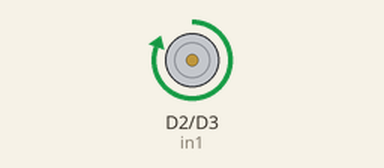
Bench run of a sketch on a simulated ESP8266 (NodeMCU). On the bench: motor-driver pin pairs drawn as motors (green arrow = first pin HIGH = forward, orange = second pin HIGH = backward, longer = more drive, scaled by the enable pin).

Above: at 1.0 s.
At 2.5 s:
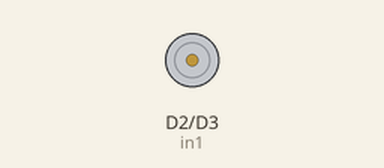
At 4.0 s:
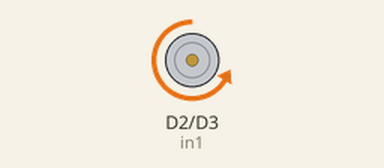
Timing chart, 0 to 7.8 s (numbered marks = the images above):
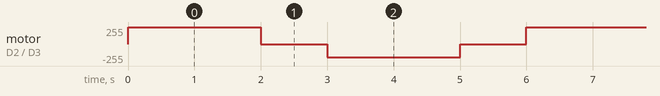

The sketch:

motoresp.ino
```cpp
#define enA D1   // Pino de habilitação do motor A
#define in1 D2   // Pino de controle 1 do motor A
#define in2 D3   // Pino de controle 2 do motor A

void setup() {
  pinMode(enA, OUTPUT);
  pinMode(in1, OUTPUT);
  pinMode(in2, OUTPUT);


  digitalWrite(in1, LOW);
  digitalWrite(in2, LOW);

  // Habilita o motor com velocidade zero
  analogWrite(enA, 0);
}

void loop() {

  motorForward(255);  // Velocidade máxima
  delay(2000);        // Mantém o motor ligado por 2 segundos

  // Para o motor
  motorStop();
  delay(1000);        // Pausa por 1 segundo

  // Gira o motor para trás
  motorBackward(200); // Velocidade reduzida
  delay(2000);        // Mantém o motor ligado por 2 segundos

  // Para o motor
  motorStop();
  delay(1000);        // Pausa por 1 segundo
}

// Função para girar o motor para frente
void motorForward(int speed) {
  digitalWrite(in1, HIGH);
  digitalWrite(in2, LOW);
  analogWrite(enA, speed);
}

// Função para girar o motor para trás
void motorBackward(int speed) {
  digitalWrite(in1, LOW);
  digitalWrite(in2, HIGH);
  analogWrite(enA, speed);
}

// Função para parar o motor
void motorStop() {
  digitalWrite(in1, LOW);
  digitalWrite(in2, LOW);
  analogWrite(enA, 0);
}
```

Measured:
- by itself, motor on D2 (in1) / D3 (in2): repeats every 6.0 s: stopped 1.0 s, backward 200/255 2.0 s, stopped 1.0 s, forward 255/255 2.0 s
